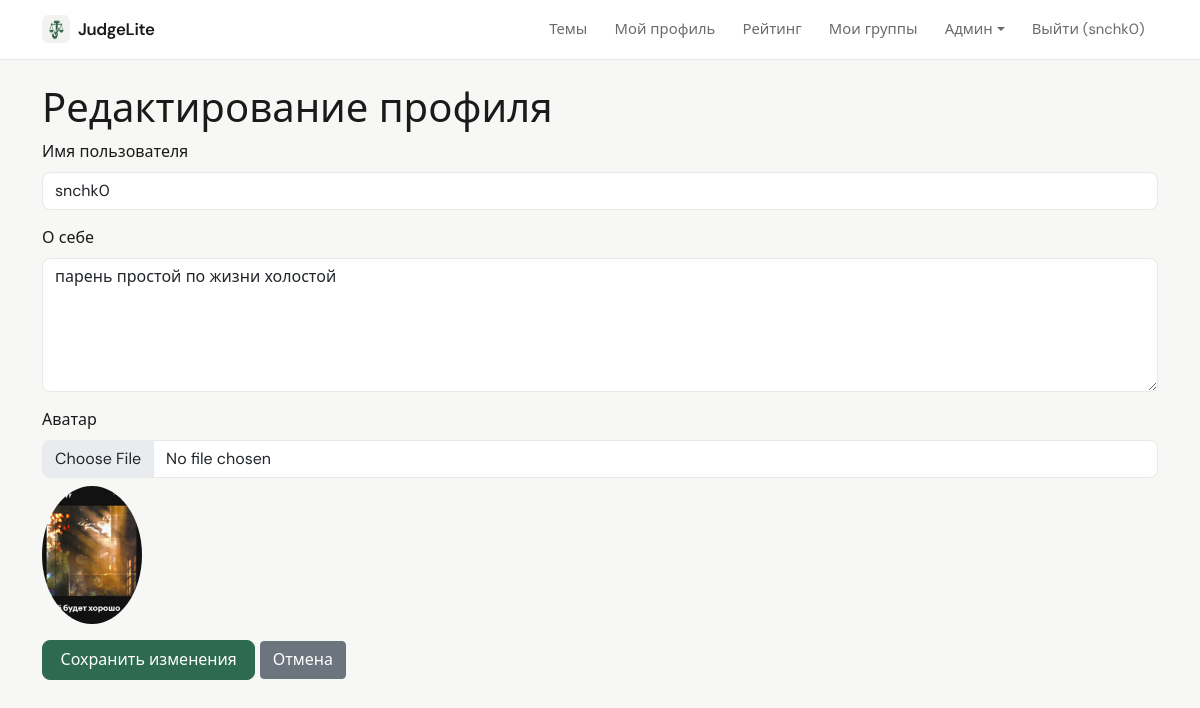
/edit_profile (signed in), run on the app's committed database.
### data/users.py (models this page shows, shortened)
class User(SqlAlchemyBase, UserMixin, SerializerMixin):
    __tablename__ = 'users'
    id = sqlalchemy.Column(sqlalchemy.Integer, primary_key=True, autoincrement=True)
    name = sqlalchemy.Column(sqlalchemy.String, nullable=True)
    about = sqlalchemy.Column(sqlalchemy.String, nullable=True)
    email = sqlalchemy.Column(sqlalchemy.String, index=True, unique=True, nullable=True)
    hashed_password = sqlalchemy.Column(sqlalchemy.String, nullable=True)
    created_date = sqlalchemy.Column(sqlalchemy.DateTime, default=datetime.datetime.now)
    is_admin = sqlalchemy.Column(sqlalchemy.Boolean, default=False)
    is_super_admin = sqlalchemy.Column(sqlalchemy.Boolean, default=False)
    avatar_filename = sqlalchemy.Column(sqlalchemy.String, nullable=True)  # новое поле
    submissions = orm.relationship("Submission", back_populates="user")

### app.py (the view, shortened to what this page needs)
@app.route('/edit_profile', methods=['GET', 'POST'])
@login_required
def edit_profile():
    form = EditProfileForm()
    form.name.data = current_user.name
    form.about.data = current_user.about
    return render_template('edit_profile.html', form=form)

### forms/user.py
class EditProfileForm(FlaskForm):
    name = StringField('Имя пользователя', validators=[DataRequired()])
    about = TextAreaField('О себе')
    avatar = FileField('Аватар', validators=[FileAllowed(['jpg', 'jpeg', 'png', 'gif'], 'Только изображения!')])
    submit = SubmitField('Сохранить изменения')

### app.py (called while the page is built)
@login_manager.user_loader
def load_user(user_id):
    session = db_session.create_session()
    user = session.get(User, int(user_id))
    if user:
        _ = user.is_admin
        _ = user.is_super_admin
    session.close()
    return user

@app.context_processor
def inject_user():
    return dict(current_user=current_user)

### data/db_session.py (called while the page is built)
def create_session() -> Session:
    global __factory
    return __factory()

### templates/edit_profile.html (shortened to what this page needs)
{% extends "base.html" %}
{% block content %}
<h1>Редактирование профиля</h1>
<form method="POST" enctype="multipart/form-data">
    <div class="mb-3">
        {{ form.name.label(class="form-label") }}
        {{ form.name(class="form-control") }}
    </div>
    <div class="mb-3">
        {{ form.about.label(class="form-label") }}
        {{ form.about(class="form-control", rows=5) }}
    </div>
    <div class="mb-3">
        {{ form.avatar.label(class="form-label") }}
        {{ form.avatar(class="form-control") }}
        {% if current_user.avatar_filename %}
            <div class="mt-2">
                <img src="{{ url_for('static', filename='avatars/' + current_user.avatar_filename) }}" alt="Avatar" style="max-width: 100px; border-radius: 50%;">
            </div>
        {% endif %}
    </div>
    {{ form.submit(class="btn btn-primary") }}
    <a href="{{ url_for('profile') }}" class="btn btn-secondary">Отмена</a>
</form>
{% endblock %}

### templates/base.html (shortened to what this page needs)
<!doctype html>
<html lang="ru">
<head>
    <link href="https://cdn.jsdelivr.net/npm/bootstrap@5.0.2/dist/css/bootstrap.min.css" rel="stylesheet">
    <link href="{{ url_for('static', filename='app.css') }}" rel="stylesheet">
</head>
<body class="app-body {% block body_class %}{% endblock %}">
    <nav class="navbar navbar-expand-lg app-navbar">
        <div class="container">
            <a class="navbar-brand d-flex align-items-center gap-2" href="{{ url_for('index') }}">
                <img src="{{ url_for('static', filename='judgelite-mark.png') }}" alt="" class="app-brand-mark" width="28" height="28">
                <span>JudgeLite</span>
            </a>
            <div class="collapse navbar-collapse" id="navbarNav">
                <ul class="navbar-nav ms-auto">
                    <li class="nav-item"><a class="nav-link" href="{{ url_for('topics_list') }}">Темы</a></li>
                    {% if current_user.is_authenticated %}
                        <li class="nav-item"><a class="nav-link" href="{{ url_for('profile') }}">Мой профиль</a></li>
                        <li class="nav-item"><a class="nav-link" href="{{ url_for('rating') }}">Рейтинг</a></li>
                        <li class="nav-item"><a class="nav-link" href="{{ url_for('my_groups') }}">Мои группы</a></li>
                        {% if current_user.is_admin %}
                            <li class="nav-item dropdown">
                                <a class="nav-link dropdown-toggle" href="#" id="adminDropdown" role="button" data-bs-toggle="dropdown">Админ</a>
                            </li>
                        {% endif %}
                        <li class="nav-item"><a class="nav-link" href="{{ url_for('logout') }}">Выйти ({{ current_user.name }})</a></li>
                    {% else %}
                        <li class="nav-item"><a class="nav-link" href="{{ url_for('login') }}">Войти</a></li>
                        <li class="nav-item"><a class="nav-link" href="{{ url_for('register') }}">Регистрация</a></li>
                    {% endif %}
                </ul>
            </div>
        </div>
    </nav>
    <div class="container mt-4" style="padding-bottom: 80px;">
        {% block content %}{% endblock %}
    </div>
</body>
</html>

### static/app.css (style rules this page uses)
:root { --app-bg: #f7f7f5; --app-surface: #ffffff; --app-text: #1a1a1a; --app-muted: #6b6b6b; --app-border: #e8e8e6; --app-accent: #2d6a4f; --app-accent-hover: #1b4332; --app-radius: 10px; --app-font: "DM Sans", system-ui, -apple-system, "Segoe UI", Roboto, sans-serif; --chart-grid: rgba(0, 0, 0, 0.06); --chart-muted: #6b6b6b; --chart-donut-border: #ffffff; }
.app-brand-mark { border-radius: 6px; flex-shrink: 0; }
.app-body { font-family: var(--app-font); background-color: var(--app-bg); color: var(--app-text); min-height: 100vh; -webkit-font-smoothing: antialiased; }
.app-body .container.mt-4 { padding-bottom: 5rem !important; }
.app-navbar { background: var(--app-surface) !important; border-bottom: 1px solid var(--app-border) !important; padding-top: 0.65rem; padding-bottom: 0.65rem; }
.app-navbar .navbar-brand { font-weight: 600; letter-spacing: -0.02em; color: var(--app-text) !important; font-size: 1.05rem; }
.app-navbar .nav-link { color: var(--app-muted) !important; font-size: 0.925rem; padding: 0.5rem 0.85rem !important; border-radius: 6px; transition: color 0.15s ease, background 0.15s ease; }
.app-body .btn-primary { background-color: var(--app-accent); border-color: var(--app-accent); font-weight: 500; border-radius: 8px; padding: 0.45rem 1.1rem; }
.app-body .form-control { border-radius: 8px; border-color: var(--app-border); }

### data on the page
User: name "snchk0", about "парень простой по жизни холостой", avatar_filename (picture)
